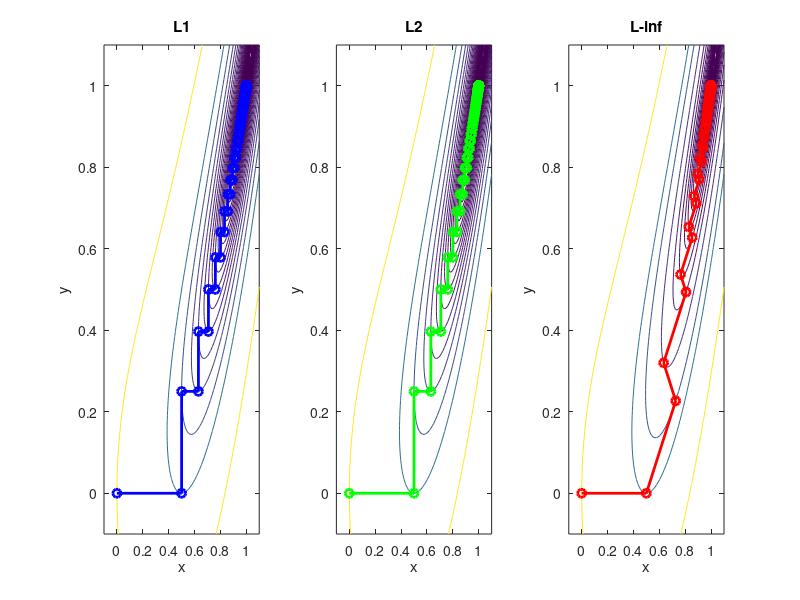

The MATLAB source for this figure:

load('result.mat');

x1 = linspace(-0.1,1.1,100);
x2 = linspace(-0.1,1.1,100);

figure('Name','Trace');

[X1, X2] = meshgrid(x1 ,x2);
Y = (1-X1).^2 + 2*(X2 - X1.^2).^2;
subplot(1,3,1);
contour(X1, X2, Y, value_l1); hold on;
plot(x_l1, y_l1, '-bo', 'LineWidth', 2);
title('L1'); xlabel('x'); ylabel('y');


[X1, X2] = meshgrid(x1 ,x2);
Y = (1-X1).^2 + 2*(X2 - X1.^2).^2;
subplot(1,3,2);
contour(X1, X2, Y, value_l2); hold on;
plot(x_l2, y_l2, '-go', 'LineWidth', 2);
title('L2'); xlabel('x'); ylabel('y');


[X1, X2] = meshgrid(x1 ,x2);
Y = (1-X1).^2 + 2*(X2 - X1.^2).^2;
subplot(1,3,3);
contour(X1, X2, Y, value_linf); hold on;
plot(x_linf, y_linf, '-ro', 'LineWidth', 2);
title('L-inf'); xlabel('x'); ylabel('y');;
